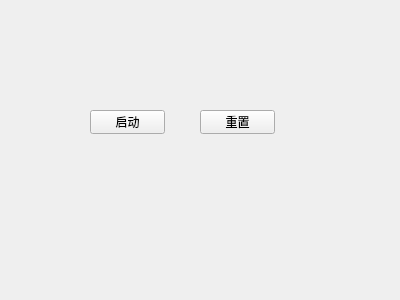
<?xml version="1.0" encoding="UTF-8"?>
<ui version="4.0">
 <class>Form</class>
 <widget class="QWidget" name="Form">
  <property name="geometry">
   <rect>
    <x>0</x>
    <y>0</y>
    <width>400</width>
    <height>300</height>
   </rect>
  </property>
  <property name="windowTitle">
   <string>Form</string>
  </property>
  <widget class="QPushButton" name="pushButton">
   <property name="geometry">
    <rect>
     <x>90</x>
     <y>110</y>
     <width>75</width>
     <height>24</height>
    </rect>
   </property>
   <property name="text">
    <string>启动</string>
   </property>
  </widget>
  <widget class="QPushButton" name="pushButton_2">
   <property name="geometry">
    <rect>
     <x>200</x>
     <y>110</y>
     <width>75</width>
     <height>24</height>
    </rect>
   </property>
   <property name="text">
    <string>重置</string>
   </property>
  </widget>
 </widget>
 <resources/>
 <connections/>
</ui>
